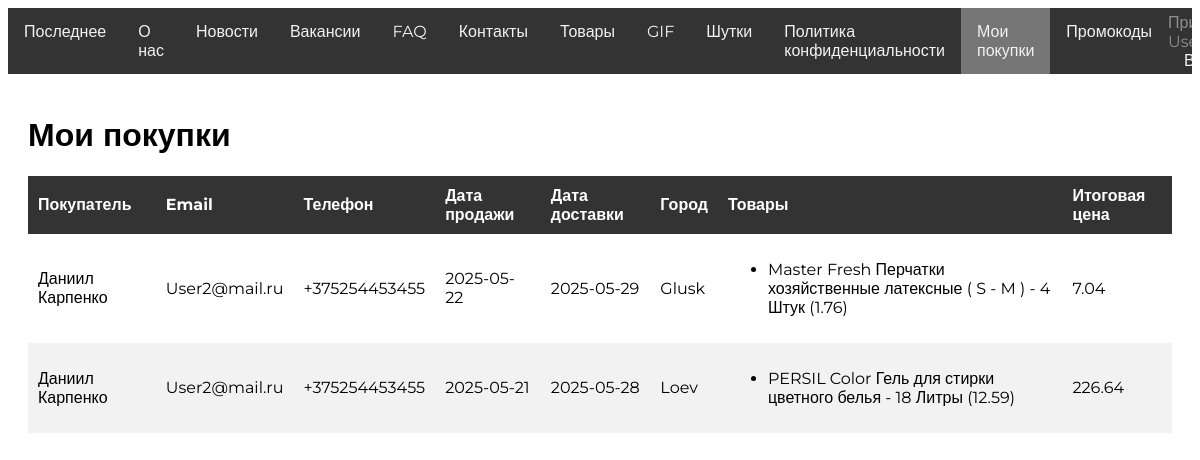
The page /mypurchases/ (signed in) on the database its author committed.
### OnlineShop/models.py (models this page shows, shortened)
class Sale(models.Model):
    objects = models.Manager()
    customer = models.ForeignKey(Customer, on_delete=models.CASCADE)
    products = models.ManyToManyField(Product, through='SaleProduct')
    sale_date = models.DateTimeField(auto_now_add=True)
    delivery_date = models.DateTimeField()
    total_price = models.DecimalField(max_digits=10, decimal_places=2, null=True, blank=True)
    city = models.CharField(max_length=100, default="Неизвестно")

class Customer(models.Model):
    objects = models.Manager()
    first_name = models.CharField(max_length=50)
    last_name = models.CharField(max_length=50)
    email = models.EmailField(unique=True)
    phone = models.CharField(max_length=15)

class SaleProduct(models.Model):
    objects = models.Manager()
    sale = models.ForeignKey(Sale, on_delete=models.CASCADE)
    product = models.ForeignKey(Product, on_delete=models.CASCADE)
    quantity = models.PositiveIntegerField()
    price = models.DecimalField(max_digits=10, decimal_places=2, default=0)

class Product(models.Model):
    UNIT_CHOICES = [
        ('pcs', 'Штук'),
        ('kg', 'Килограммы'),
        ('l', 'Литры'),
    ]
    objects = models.Manager()
    name = models.CharField(max_length=100)
    price = models.DecimalField(max_digits=10, decimal_places=2)
    unit = models.CharField(max_length=3, choices=UNIT_CHOICES, default='pcs')
    category = models.ForeignKey(Category, on_delete=models.CASCADE, related_name='products')

### OnlineShop/views.py (the view)
# urls.py: path('mypurchases/', views.my_purchases, name='my_purchases'),
@login_required
def my_purchases(request):
    try:
        customer = Customer.objects.get(email=request.user.email)
        sales = Sale.objects.filter(customer=customer).order_by('-sale_date')
    except Customer.DoesNotExist:
        sales = []
    return render(request, 'my_purchases.html', {'sales': sales})

### templates/my_purchases.html (shortened to what this page needs)
<!DOCTYPE html>
{% load static %}
<html lang="en">
<head>
    <link rel="stylesheet" href="{% static 'css/styles.css' %}"/>
</head>
<body class="body">
<div class="navbar">
    <div class="left-items">
        <a href="{% url 'latest_article' %}" id="latest" class="tab">Последнее</a>
        <a href="{% url 'about_us' %}" id="about" class="tab">О нас</a>
        <a href="{% url 'article_list' %}" id="news" class="tab">Новости</a>
        <a href="{% url 'vacancy_list' %}" id="vacancies" class="tab">Вакансии</a>
        <a href="{% url 'faq_list' %}" id="faq" class="tab">FAQ</a>
        <a href="{% url 'contact_list' %}" id="contacts" class="tab">Контакты</a>
        <a href="{% url 'products_list' %}" id="products" class="tab">Товары</a>
        <a href="{% url 'gif' %}" id="gif" class="tab">GIF</a>
        <a href="{% url 'rand' %}" id="rand" class="tab">Шутки</a>
        <a href="{% url 'privacy_policy' %}" id="privacy-policy" class="tab">Политика конфиденциальности</a>
        {% if user.is_authenticated and not user.is_staff %}
            <a href="{% url 'my_purchases' %}" id="mypurchases" class="tab active">Мои покупки</a>
        {% endif %}
        {% if user.is_authenticated %}
            <a href="{% url 'promo_list' %}" id="promocodes" class="tab">Промокоды</a>
        {% endif %}
    </div>
    {% if user.is_authenticated %}
        <div class="sp">
            <span>Привет, {{ user.username }}!</span>
            <a href="{% url 'logout' %}">Выйти</a>
        </div>
    {% else %}
        <a href="{% url 'login' %}">Войти</a>
    {% endif %}
</div>
<div class="container">
    <h1>Мои покупки</h1>
    <table class="table">
        <thead>
        <tr>
            <th>Покупатель</th>
            <th>Email</th>
            <th>Телефон</th>
            <th>Дата продажи</th>
            <th>Дата доставки</th>
            <th>Город</th>
            <th>Товары</th>
            <th>Итоговая цена</th>
        </tr>
        </thead>
        <tbody>
        {% for sale in sales %}
            <tr>
                <td>{{ sale.customer.first_name }} {{ sale.customer.last_name }}</td>
                <td>{{ sale.customer.email }}</td>
                <td>{{ sale.customer.phone }}</td>
                <td>{{ sale.sale_date|date:"Y-m-d" }}</td>
                <td>{{ sale.delivery_date|date:"Y-m-d" }}</td>
                <td>{{ sale.city }}</td>
                <td>
                    <ul>
                        {% for sale_product in sale.saleproduct_set.all %}
                            <li>{{ sale_product.product.name }}
                                - {{ sale_product.quantity }} {{ sale_product.product.get_unit_display }}
                                ({{ sale_product.price }})
                            </li>
                        {% endfor %}
                    </ul>
                </td>
                <td>{{ sale.total_price }}</td>
            </tr>
        {% empty %}
            <tr>
                <td colspan="6">У вас пока нет покупок.</td>
            </tr>
        {% endfor %}
        </tbody>
    </table>
</div>
</body>
</html>

### static/css/styles.css (style rules this page uses)
.body { font-family: Montserrat, sans-serif; }
* { font-family: Montserrat, sans-serif; }
.navbar { display: flex; justify-content: space-between; align-items: center; overflow: hidden; background-color: #333333; }
.navbar span { color: #8e8e8e }
.left-items { display: flex; }
.navbar a { color: #f2f2f2; text-decoration: none; padding: 14px 16px; }
.container { padding: 20px; }
.active { background-color: #767676; color: #f9f9f9; }
.table { width: 100%; border-collapse: collapse; }
.table th, .table td { padding: 10px; text-align: left; }
.table th { background-color: #333; color: white; }
.table tr:nth-child(even) { background-color: #f2f2f2; }

### rows shown on the page
Sale: customer.first_name "Даниил", customer.last_name "Карпенко", customer.email "User2@mail.ru", customer.phone "+375254453455", sale_date "2025-05-22", delivery_date "2025-05-29", city "Glusk", total_price "7.04"
SaleProduct: product.name "Master Fresh Перчатки хозяйственные латексные ( S - M )", quantity "4", product.unit "Штук", price "1.76"
Sale: customer.first_name "Даниил", customer.last_name "Карпенко", customer.email "User2@mail.ru", customer.phone "+375254453455", sale_date "2025-05-21", delivery_date "2025-05-28", city "Loev", total_price "226.64"
SaleProduct: product.name "PERSIL Color Гель для стирки цветного белья", quantity "18", product.unit "Литры", price "12.59"
